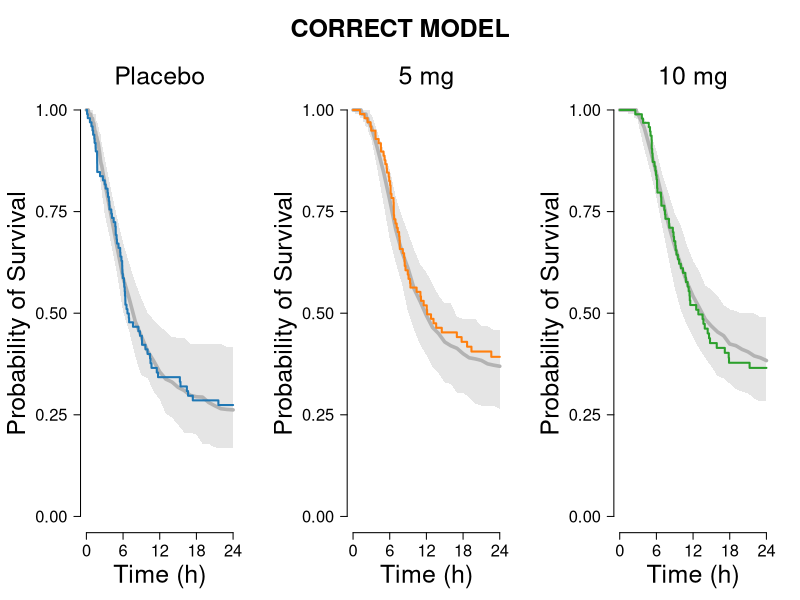
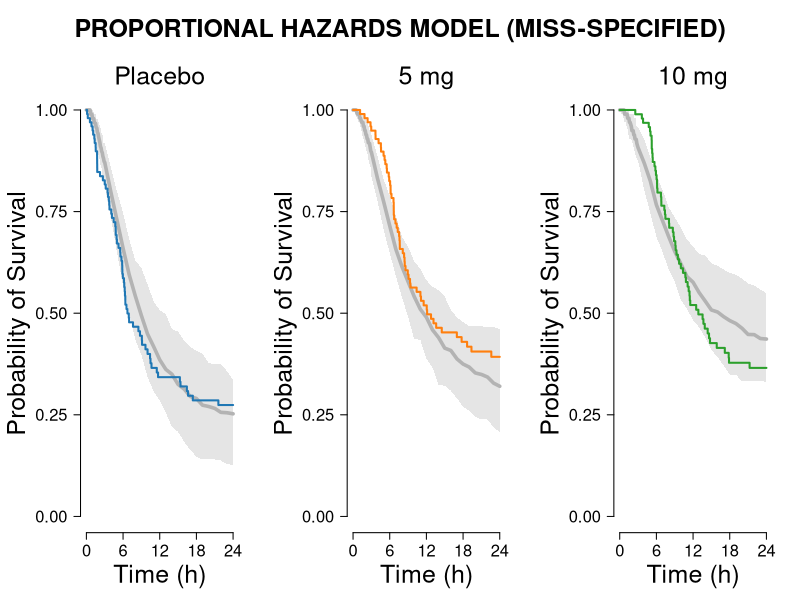

Write R code to recreate these figures, in order.
#' ---
#' title: "R-Based VPC for Time-To-Event Models with Nonlinear Hazard Functions"
#' author: "Benjamin Rich and Samer Mouksassi"
#' date:   "`r Sys.Date()`"
#' output: html_document
#' ---

#+ echo=FALSE
knitr::opts_chunk$set(fig.path="./", fig.width=17, fig.height=6.5, warning=FALSE, message=FALSE)
#+

library(survival)

set.seed(4093)

# Function to randomly sample a time-to-event from a survival function
# specified at discrete time points
# 
# Arguments
# - time        : a numeric vector of increasing times
# - survfn      : a numeric vector giving the value of the survival function at times t
# - interpolate : type of interpolation
#
# Returns       : A data.frame containing the event time and status
sample.tte <- function(time, survfn, interpolate=c("linear", "log-linear", "none")) {
    interpolate <- match.arg(interpolate)
    cdf <- 1 - survfn
    u <- runif(1)
    if (u > max(cdf)) {
        stime <- max(time)
        status <- 0  # Censored
    } else {
        if (interpolate == "linear") {
            fn <- approxfun(cdf, time, method="linear", rule=2)
            stime <- fn(u)
        } else if (interpolate == "log-linear") {
            fn <- approxfun(log(1 - cdf), time, method="linear", rule=2)
            stime <- fn(log(1 - u))
        } else {
            fn <- approxfun(cdf, time, method="constant", rule=2, f=1)
            stime <- fn(u)
        }
        status <- 1  # Event
    }
    data.frame(time=stime, status=status)
}

# Number of simulation repetitions for the VPC
nrep <- 100

# Times at which to compute the survival
tgrid <- sort(unique(c(seq(0, 3, by=0.1), seq(3, 24, 1))))

# This matrix will store the survival curves for each repetition
vpcsurv <- matrix(numeric(0), nrep, length(tgrid))


# Data: this is observed data (used to fit both models).
obsdat <- read.csv("SIMDAT300.csv")
obsdat <- obsdat[obsdat$mdv==0,]

#' Note: the true hazard used to generate these data is:
#' $$ h(t) = h_0(t) \exp(-0.01 C(t) ) $$
#' $$ h_0(t) = 0.3 \{ \exp(-0.15 t) - \exp(-0.45 t) \} $$

# The 3 treatment levels, for stratification
trt.levels <- c("Placebo", "5 mg", "10 mg")


# Model 1: this is output from fitting the correctly specified model
output1 <- read.csv("table_fit1.csv")

# Model 2: this is output from fitting the miss-specified model
output2 <- read.csv("table_fit2.csv")



#' ### Start of code to generate the VPC figures
#+ vpc-tte

par(mfrow=c(1,3), mar=c(5, 6, 2, 2) + 0.1, oma=c(0, 0, 5, 0))

xlab <- "Time (h)"
ylab <- "Probability of Survival"
xlim <- c(0, 24)
palette(c("#1F77B4","#FF7F0E","#2CA02C"))

for (i in seq_along(trt.levels)) {
    a <- trt.levels[i]
    obsdat.a <- subset(obsdat, trt==a)
    d <- obsdat.a$dose[1]

    x <- survfit(Surv(time, dv) ~ 1, data=obsdat.a)
    plot(x, conf.int=FALSE, mark.time=FALSE, lty=0, axes=F, xlim=xlim)
    mtext(a, 3, 0.5, las=0, cex=1.5)
    mtext(xlab, 1, 3, las=0, cex=1.5)
    mtext(ylab, 2, 4, las=0, cex=1.5)
    axis(1, at=seq(0, 24, 6), las=1, cex.axis=1.5)
    axis(2, at=seq(0, 1, by=.25), las=1, cex.axis=1.5)

    output.a <- subset(output1, dose==d)
    for (rep in seq_len(nrep)) {
        vpctte <- by(output.a, factor(output.a$id),
            function(x) sample.tte(x$time, x$surv))
        vpctte <- do.call(rbind, vpctte)
        x.vpc <- survfit(Surv(time, status) ~ 1, data=vpctte)
        vpcsurv[rep,] <- summary(x.vpc, times=tgrid, extend=T)$surv
    }
    # Compute median and 90% PI over simulation repetitions
    PI <- apply(vpcsurv, 2, quantile, probs=c(0.05, 0.5, 0.95), na.rm=T)
    polygon(c(tgrid, rev(tgrid)), c(PI[1,], rev(PI[3,])), border=NA, col="gray90")
    lines(tgrid, PI[2,], col="gray70", lwd=3.5)
    lines(x, conf.int=F, lwd=2, col=i)
}
mtext("CORRECT MODEL", 3, 2, outer=T, font=2, cex=1.5)


for (i in seq_along(trt.levels)) {
    a <- trt.levels[i]
    obsdat.a <- subset(obsdat, trt==a)
    d <- obsdat.a$dose[1]

    x <- survfit(Surv(time, dv) ~ 1, data=obsdat.a)
    plot(x, conf.int=FALSE, mark.time=FALSE, lty=0, axes=F, xlim=xlim)
    mtext(a, 3, 0.5, las=0, cex=1.5)
    mtext(xlab, 1, 3, las=0, cex=1.5)
    mtext(ylab, 2, 4, las=0, cex=1.5)
    axis(1, at=seq(0, 24, 6), las=1, cex.axis=1.5)
    axis(2, at=seq(0, 1, by=.25), las=1, cex.axis=1.5)

    output.a <- subset(output2, dose==d)
    for (rep in seq_len(nrep)) {
        vpctte <- by(output.a, factor(output.a$id),
            function(x) sample.tte(x$time, x$surv))
        vpctte <- do.call(rbind, vpctte)
        x.vpc <- survfit(Surv(time, status) ~ 1, data=vpctte)
        vpcsurv[rep,] <- summary(x.vpc, times=tgrid, extend=T)$surv
    }
    # Compute median and 90% PI over simulation repetitions
    PI <- apply(vpcsurv, 2, quantile, probs=c(0.05, 0.5, 0.95), na.rm=T)
    polygon(c(tgrid, rev(tgrid)), c(PI[1,], rev(PI[3,])), border=NA, col="gray90")
    lines(tgrid, PI[2,], col="gray70", lwd=3.5)
    lines(x, conf.int=F, lwd=2, col=i)
}
mtext("PROPORTIONAL HAZARDS MODEL (MISS-SPECIFIED)", 3, 2, outer=T, font=2, cex=1.5)

#+
#' #### R session information

#+ results='markup'
sessionInfo()

